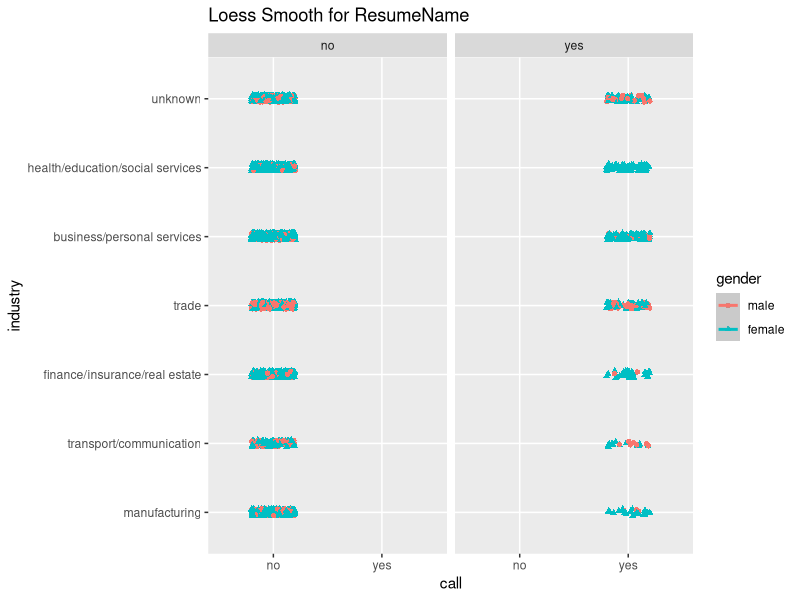
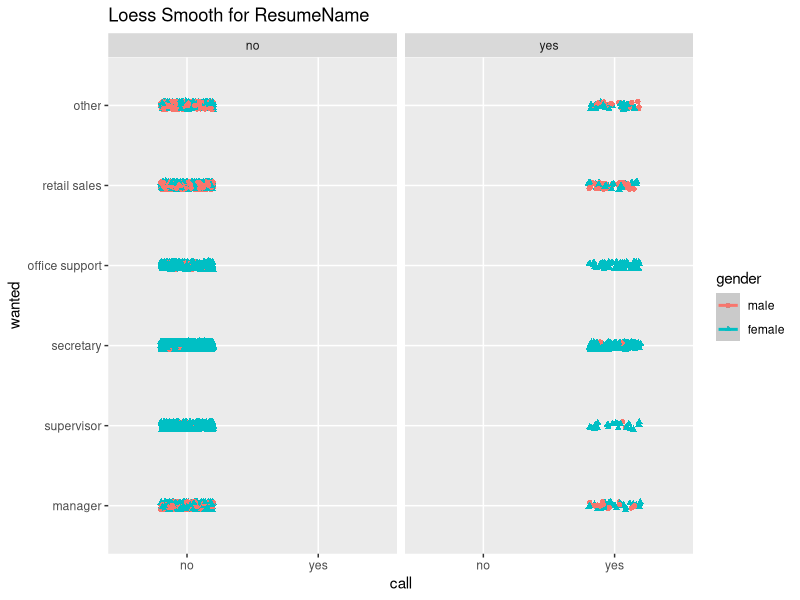

Write R code to recreate these figures, in order.
## ---- chunk 1
library(vcdExtra)
library(tidyverse)
library(magrittr)
## ---- chunk 2
library(AER)
## ---- chunk 3
?ResumeNames

data("ResumeNames")
#summary(ResumeNames)
## ---- chunk 4
gender_callback <- glm(call ~ gender + industry + wanted, family = binomial(link = "logit"), data = ResumeNames)
summary(gender_callback)
## ---- chunk 5
ggplot(data = ResumeNames) + 
  # plot jittered data
  geom_jitter(aes(x = call, 
                 y = industry,
                 color = gender,
                 shape = gender),
                 height = 0.05, width = 0.2) + 
  
  # plot loess smoother
  geom_smooth(aes(x = call, 
                y = industry,
                 color = call)) + 
  
facet_grid(.~call) + 
  ggtitle("Loess Smooth for ResumeName")
## ---- chunk 6
ggplot(data = ResumeNames) + 
  # plot jittered data
  geom_jitter(aes(x = call, 
                 y = wanted,
                 color = gender,
                 shape = gender),
                 height = 0.05, width = 0.2) + 
  
  # plot loess smoother
  geom_smooth(aes(x = call, 
                y = wanted,
                 color = call)) + 
  
facet_grid(.~call) + 
  ggtitle("Loess Smooth for ResumeName")
